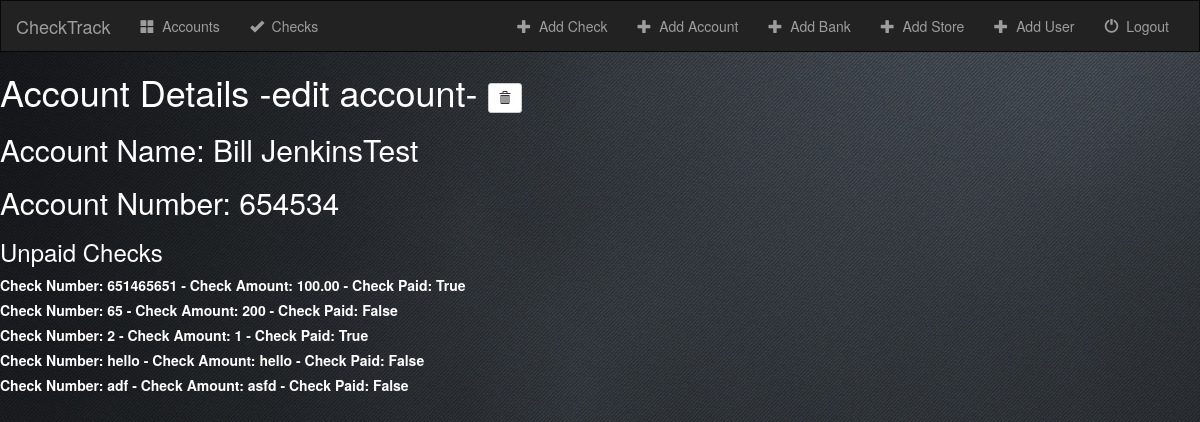
The app's page /check/accounts/account-details/1/ with its own data.
### check/models.py (models this page shows, shortened)
class Account(models.Model):
    acount_store = models.ForeignKey('Store', on_delete=models.CASCADE)
    bank = models.ForeignKey('Bank', on_delete=models.CASCADE)
    account_number = models.CharField(max_length=50)
    routing_number = models.CharField(max_length=50)
    account_name = models.CharField(max_length=50)
    account_street = models.CharField(max_length=50)
    account_state = models.CharField(max_length=50)
    account_city = models.CharField(max_length=50)
    account_zip = models.CharField(max_length=50)
    checks_bounced = models.CharField(max_length=50)

class Check(models.Model):
    user = models.ForeignKey('User', on_delete=models.CASCADE)
    account = models.ForeignKey('Account', on_delete=models.CASCADE)
    check_amount = models.CharField(max_length=50)
    check_number = models.CharField(max_length=50)
    cashier_name = models.CharField(max_length=50)
    check_status = models.BooleanField(default=False)
    letter_date1 = models.CharField(max_length=50)
    letter_date2 = models.CharField(max_length=50)
    letter_date3 = models.CharField(max_length=50)

### check/views.py (the view)
# urls.py: url(r'^accounts/account-details/(?P<pk>[0-9]+)/$', views.DetailView.as_view(), name='detail'),
class DetailView(generic.DetailView):
    model = Account
    template_name = 'check/detail.html'

### check/templates/check/detail.html (shortened to what this page needs)
{% extends 'check/base.html' %}
{% block body %}
<font color="#ffffff"><h1>Account Details <a href="{% url 'check:account-update' account.id %}"><font color="#ffffff">-edit account-</font></a>
    <form action="{% url 'check:account-delete' account.id %}" method="post" style="display: inline;">
        <button type="submit" class="btn btn-default btn-sm">
            <span class="glyphicon glyphicon-trash"></span>
        </button>
    </form>
</h1>
<h2>Account Name: {{ account.account_name}}</h2>
<h2>Account Number: {{ account.account_number}}</h2>
<h3>Unpaid Checks</h3>
    {% for check in account.check_set.all %}
        <label for="check{{ forloop.counter }}">
            Check Number: {{ check.check_number }} - Check Amount: {{ check.check_amount }} - Check Paid: {{ check.check_status }}
        </label><br>
    {% endfor %}
</font>
{% endblock %}

### check/static/check/style.css (style rules this page uses)
body { background: url("images/black-background.png"); color: white; }

### records on screen
Account: account_name "Bill JenkinsTest", account_number "654534"
Check: check_number "651465651", check_amount "100.00", check_status "True"
Check: check_number "65", check_amount "200", check_status "False"
Check: check_number "2", check_amount "1", check_status "True"
Check: check_number "hello", check_amount "hello", check_status "False"
Check: check_number "adf", check_amount "asfd", check_status "False"
